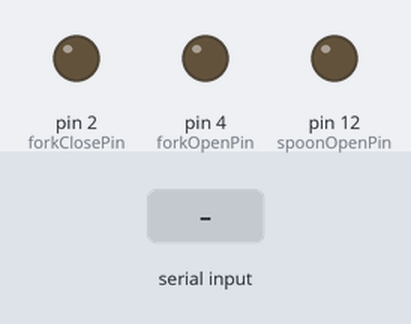
Simulated run of this sketch. Board: Arduino Uno, built with avr-gcc and run on an emulated ATmega328P. Shown: output pins drawn as LEDs (lit = HIGH). Inputs (shaded band) come from the test bench.

Above: at 1.2 s.
1.3 s: "90,45\n" received over Serial
At 3.5 s:
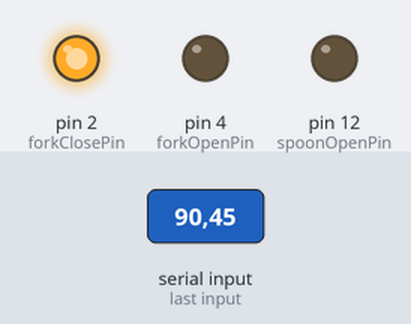
3.8 s: "1\n" received over Serial
At 5.6 s:
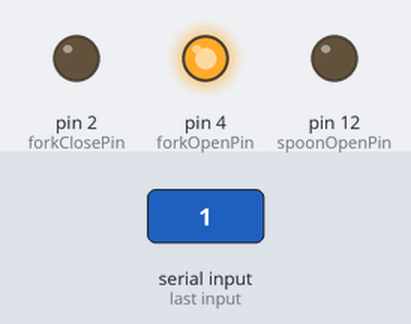
6.2 s: "3\n" received over Serial
At 8.3 s:
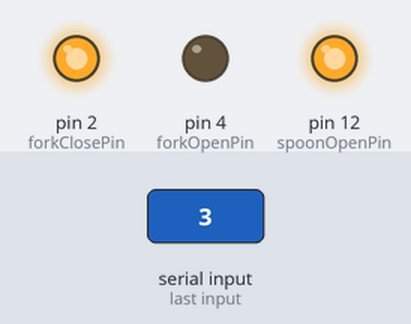
8.6 s: "30,150\n" received over Serial
At 10.5 s:
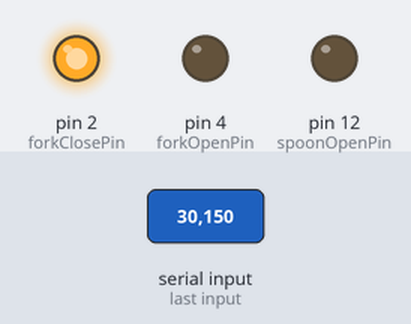
Timing chart, 0 to 12.0 s (numbered marks = the images above; inputs shaded):
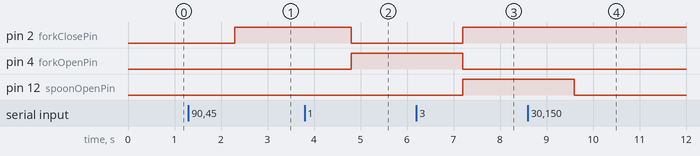

The sketch:

spoon-fork-sketch.ino
```cpp
const int forkClosePin = 2;
const int forkOpenPin = 4;
const int spoonClosePin = 8;
const int spoonOpenPin = 12;

int incoming = 0;

void setup() {
  // put your setup code here, to run once:
  pinMode(forkClosePin, OUTPUT);
  pinMode(forkOpenPin, OUTPUT);
  pinMode(spoonOpenPin, OUTPUT);
  pinMode(spoonOpenPin, OUTPUT);
  Serial.begin(2000000);
}

void loop() {

  while (Serial.available() > 0) {
    incoming = Serial.readString().toInt();

    if (incoming == 1) {
      digitalWrite(forkOpenPin, HIGH);
      digitalWrite(spoonClosePin, HIGH);
      digitalWrite(forkClosePin, LOW);
      digitalWrite(spoonOpenPin, LOW);
      continue;
    }

    if (incoming == 3) {
      digitalWrite(spoonOpenPin, HIGH);
      digitalWrite(forkClosePin, HIGH);
      digitalWrite(forkOpenPin, LOW);
      digitalWrite(spoonClosePin, LOW);
      continue;
    }

    digitalWrite(spoonOpenPin, LOW);
    digitalWrite(forkClosePin, HIGH);
    digitalWrite(forkOpenPin, LOW);
    digitalWrite(spoonClosePin, HIGH);

  }

}
```

Measured:
- after the input at 1.3 s, pin 2 (forkClosePin): LOW → HIGH after 1.0 s
- after the input at 3.8 s, pin 2 (forkClosePin): HIGH → LOW after 1.0 s; pin 4 (forkOpenPin): LOW → HIGH after 1.0 s
- after the input at 6.2 s, pin 2 (forkClosePin), pin 12 (spoonOpenPin): LOW → HIGH after 1.0 s; pin 4 (forkOpenPin): HIGH → LOW after 1.0 s
- after the input at 8.6 s, pin 12 (spoonOpenPin): HIGH → LOW after 1.0 s
